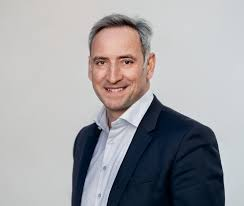
#> input picture User_Interface/SeverSide_Flask/mt.jpeg, 244 x 206 px, found by its file name
$ jupyter execute --allow-errors 'Face detection model code.ipynb'   (shell and % lines are left out)
#> lines starting #> are read from the running program, lines starting #| are printed output that depends on the picture
[cell 1]
import matplotlib.pyplot as plt
import seaborn as sns; sns.set()
import numpy as np
from skimage import data,color,feature,transform
import os
import skimage.io as io
from sklearn.utils import shuffle
from sklearn.model_selection import cross_val_score , GridSearchCV
from sklearn.svm import LinearSVC
import cv2
import numpy as np
from numba import jit, cuda
import pickle

# **creating the Dataset**

datasets are LFW for faces and natural images for non faces

[cell 2]
import os
import cv2

cv2_base_dir = os.path.dirname(os.path.abspath(cv2.__file__))
haar_model = os.path.join(cv2_base_dir, 'data/haarcascade_frontalface_default.xml')
print(haar_model)

[cell 3]
# [8 lines of commented-out code are left out]

[cell 4]
# [8 lines of commented-out code are left out]

# **loading dataset and apply the Hog features**

#> (a cell that did not finish here is left out)

# **train the SVM model**

#> (a cell that did not finish here is left out)

# **save the model**

#> (a cell that did not finish here is left out)

# **testing the model**

[cell 8]
test_image = io.imread('/home/ahmed/GP/mt.jpeg')
#> test_image is the input picture: shape (206, 244, 3); mean R, G, B 160.9, 160.3, 163.6
test_image = color.rgb2gray(test_image)
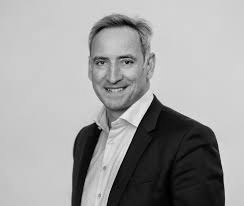
#> test_image: shape (206, 244) float64; min 0.00198, max 0.958, mean 0.63
test_image=test_image[20:110,90:150]
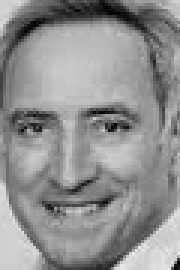
#> test_image: shape (90, 60) float64 (shown 3 times larger); min 0.00667, max 0.94, mean 0.567
test_image=transform.resize(test_image,(48,48))
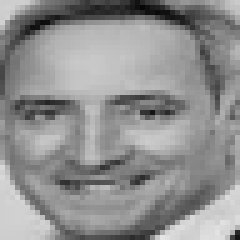
#> test_image: shape (48, 48) float64 (shown 5 times larger); min 0.0258, max 0.901, mean 0.567
io.imshow(test_image)
#> (the rest of this cell did not finish here and is left out)
